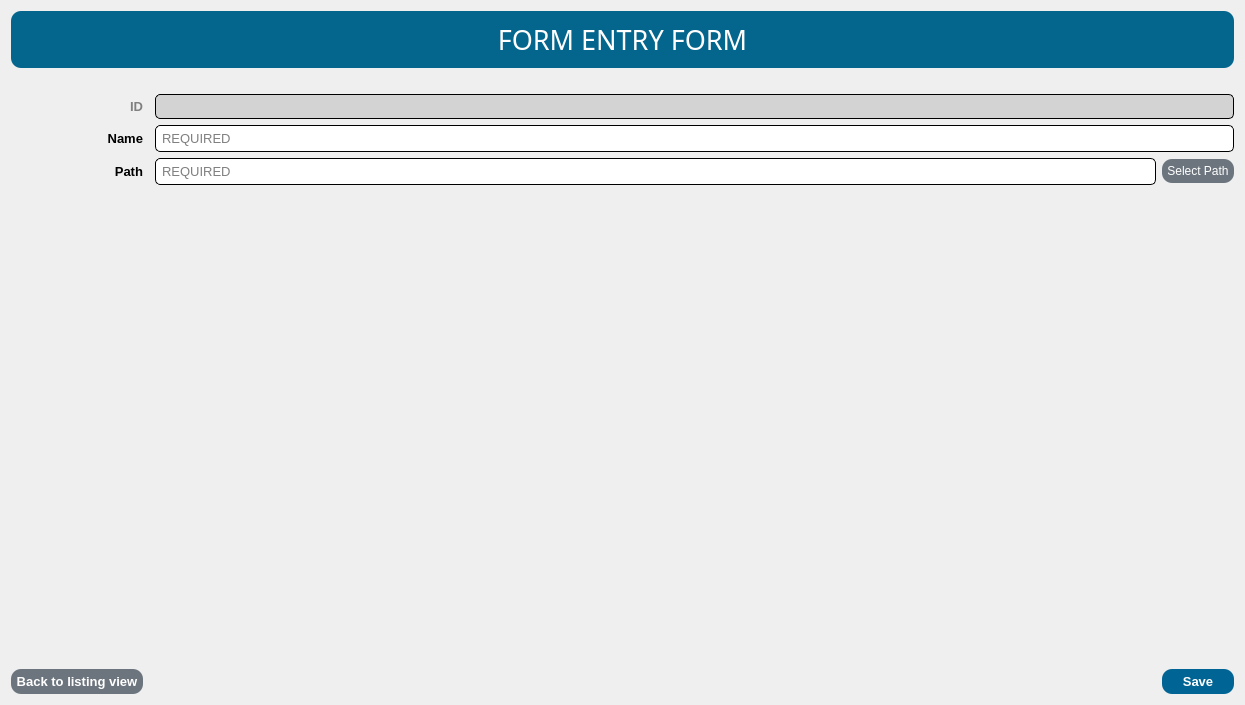
      <widget class="QWidget" name="page_form_entryform">
       <layout class="QGridLayout" name="gridLayout_6">
        <item row="5" column="3">
         <spacer name="horizontalSpacer_8">
          <property name="orientation">
           <enum>Qt::Horizontal</enum>
          </property>
          <property name="sizeHint" stdset="0">
           <size>
            <width>989</width>
            <height>20</height>
           </size>
          </property>
         </spacer>
        </item>
        <item row="3" column="0">
         <widget class="QLabel" name="label">
          <property name="font">
           <font>
            <family>Arial</family>
            <pointsize>10</pointsize>
            <weight>75</weight>
            <bold>true</bold>
           </font>
          </property>
          <property name="text">
           <string>Path</string>
          </property>
          <property name="alignment">
           <set>Qt::AlignRight|Qt::AlignTrailing|Qt::AlignVCenter</set>
          </property>
         </widget>
        </item>
        <item row="2" column="0">
         <widget class="QLabel" name="label_22">
          <property name="font">
           <font>
            <family>Arial</family>
            <pointsize>10</pointsize>
            <weight>75</weight>
            <bold>true</bold>
           </font>
          </property>
          <property name="text">
           <string>Name</string>
          </property>
          <property name="alignment">
           <set>Qt::AlignRight|Qt::AlignTrailing|Qt::AlignVCenter</set>
          </property>
         </widget>
        </item>
        <item row="1" column="0">
         <widget class="QLabel" name="label_24">
          <property name="font">
           <font>
            <family>Arial</family>
            <pointsize>10</pointsize>
            <weight>75</weight>
            <bold>true</bold>
           </font>
          </property>
          <property name="styleSheet">
           <string notr="true">QLabel {
	color: grey;
}</string>
          </property>
          <property name="text">
           <string>ID</string>
          </property>
          <property name="alignment">
           <set>Qt::AlignRight|Qt::AlignTrailing|Qt::AlignVCenter</set>
          </property>
         </widget>
        </item>
        <item row="5" column="0">
         <widget class="QPushButton" name="form_entryform_btnBack">
          <property name="font">
           <font>
            <family>Arial</family>
            <pointsize>10</pointsize>
            <weight>75</weight>
            <bold>true</bold>
           </font>
          </property>
          <property name="cursor">
           <cursorShape>PointingHandCursor</cursorShape>
          </property>
          <property name="focusPolicy">
           <enum>Qt::NoFocus</enum>
          </property>
          <property name="styleSheet">
           <string notr="true">QPushButton {
	color: white;
    background-color: #6c757d;
    border-style: outset;
    border-radius: 10px;
    padding: 5px;
}

QPushButton:hover {
	    background-color: #adb5bd;
}</string>
          </property>
          <property name="text">
           <string>Back to listing view</string>
          </property>
         </widget>
        </item>
        <item row="3" column="5">
         <widget class="QPushButton" name="form_entryform_btnSelectPath">
          <property name="focusPolicy">
           <enum>Qt::NoFocus</enum>
          </property>
          <property name="styleSheet">
           <string notr="true">QPushButton {
	color: white;
    background-color: #6c757d;
    border-style: outset;
    border-radius: 10px;
    padding: 5px;
}

QPushButton:hover {
	    background-color: #adb5bd;
}</string>
          </property>
          <property name="text">
           <string>Select Path</string>
          </property>
         </widget>
        </item>
        <item row="4" column="0" colspan="6">
         <spacer name="verticalSpacer_7">
          <property name="orientation">
           <enum>Qt::Vertical</enum>
          </property>
          <property name="sizeHint" stdset="0">
           <size>
            <width>1222</width>
            <height>478</height>
           </size>
          </property>
         </spacer>
        </item>
        <item row="5" column="5">
         <widget class="QPushButton" name="form_entryform_btnSave">
          <property name="font">
           <font>
            <family>Arial</family>
            <pointsize>10</pointsize>
            <weight>75</weight>
            <bold>true</bold>
           </font>
          </property>
          <property name="cursor">
           <cursorShape>PointingHandCursor</cursorShape>
          </property>
          <property name="focusPolicy">
           <enum>Qt::NoFocus</enum>
          </property>
          <property name="styleSheet">
           <string notr="true">QPushButton {
	width: 60px;
	color: white;
    background-color: #006494;
    border-style: outset;
    border-radius: 10px;
    padding: 5px;
}

QPushButton:hover {
	    background-color: #0582ca;
}</string>
          </property>
          <property name="text">
           <string>Save</string>
          </property>
         </widget>
        </item>
        <item row="0" column="0" colspan="6">
         <widget class="QLabel" name="label_23">
          <property name="font">
           <font>
            <family>Impact</family>
            <pointsize>20</pointsize>
           </font>
          </property>
          <property name="styleSheet">
           <string notr="true">QLabel {
	color: white;
    background-color: #05668d;
    border-style: outset;
    border-radius: 10px;
    padding: 10px;
	margin: 0px 0px 20px 0px;
}</string>
          </property>
          <property name="text">
           <string>FORM ENTRY FORM</string>
          </property>
          <property name="alignment">
           <set>Qt::AlignCenter</set>
          </property>
         </widget>
        </item>
        <item row="3" column="2" colspan="3">
         <widget class="QLineEdit" name="form_entryform_txtPath">
          <property name="font">
           <font>
            <family>Arial</family>
            <pointsize>10</pointsize>
           </font>
          </property>
          <property name="cursor">
           <cursorShape>ArrowCursor</cursorShape>
          </property>
          <property name="focusPolicy">
           <enum>Qt::NoFocus</enum>
          </property>
          <property name="styleSheet">
           <string notr="true">QLineEdit {
	background-color: white;
	border-style: inset;
	border-width: 1px;
	border-radius: 5px;
	border-color: black;
	padding: 4px;
}

QLineEdit:focus {
	border-width: 2px;
	border-color: #028090;
}
</string>
          </property>
          <property name="readOnly">
           <bool>false</bool>
          </property>
          <property name="placeholderText">
           <string>REQUIRED</string>
          </property>
         </widget>
        </item>
        <item row="2" column="2" colspan="4">
         <widget class="QLineEdit" name="form_entryform_txtName">
          <property name="font">
           <font>
            <family>Arial</family>
            <pointsize>10</pointsize>
           </font>
          </property>
          <property name="styleSheet">
           <string notr="true">QLineEdit {
	background-color: white;
	border-style: inset;
	border-width: 1px;
	border-radius: 5px;
	border-color: black;
	padding: 4px;
}

QLineEdit:focus {
	border-width: 2px;
	border-color: #028090;
}
</string>
          </property>
          <property name="placeholderText">
           <string>REQUIRED</string>
          </property>
          <property name="clearButtonEnabled">
           <bool>true</bool>
          </property>
         </widget>
        </item>
        <item row="1" column="2" colspan="4">
         <widget class="QLabel" name="form_entryform_lblId">
          <property name="font">
           <font>
            <family>Arial</family>
            <pointsize>10</pointsize>
           </font>
          </property>
          <property name="styleSheet">
           <string notr="true">QLabel {
	background-color: lightgrey;
	border-style: inset;
	border-width: 1px;
	border-radius: 5px;
	border-color: black;
	padding: 4px;
}</string>
          </property>
          <property name="text">
           <string/>
          </property>
         </widget>
        </item>
       </layout>
      </widget>
